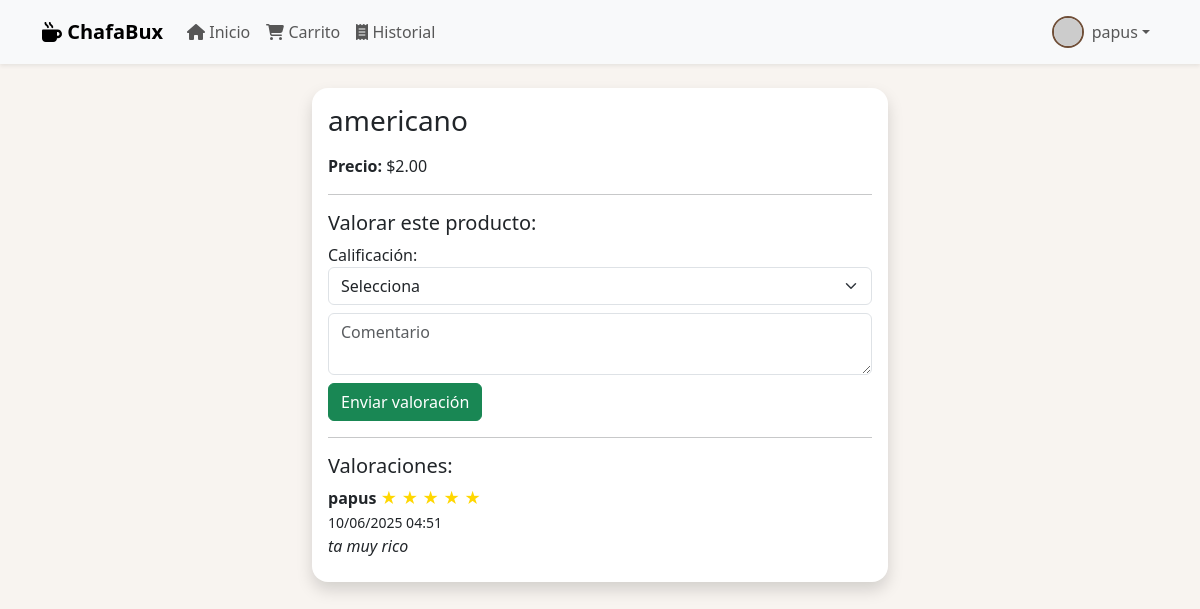
The page /producto/1/ (signed in) on the database its author committed.
### startbucks/models.py (models this page shows, shortened)
class Producto(models.Model):
    nombre = models.CharField(max_length=255)
    descripcion = models.TextField(blank=True)
    precio = models.DecimalField(max_digits=10, decimal_places=2)
    cantidad = models.PositiveIntegerField()
    imagen = models.URLField()

class Valoracion(models.Model):
    producto = models.ForeignKey(Producto, on_delete=models.CASCADE, related_name='valoraciones')
    usuario = models.ForeignKey(User, on_delete=models.CASCADE)
    calificacion = models.PositiveSmallIntegerField(choices=[(i, f"{i} estrella{'s' if i > 1 else ''}") for i in range(1, 6)])
    comentario = models.TextField(blank=True)
    fecha = models.DateTimeField(auto_now_add=True)

### startbucks/views.py (the view, shortened to what this page needs)
# urls.py: path('producto/<int:producto_id>/', views.producto_detalle, name='producto_detalle'),
@login_required
def producto_detalle(request, producto_id):
    producto = get_object_or_404(Producto, id=producto_id)
    valoraciones = producto.valoraciones.all().order_by('-fecha')
    return render(request, 'producto_detalle.html', {
        'producto': producto,
        'valoraciones': valoraciones
    })

### startbucks/templates/producto_detalle.html (shortened to what this page needs)
{% extends 'base.html' %}
{% block content %}
<div class="container mt-4" style="max-width: 600px;">
  <div class="card shadow">
    <div class="card-body">
      <h3>{{ producto.nombre }}</h3>
      <p><strong>Precio:</strong> ${{ producto.precio|floatformat:2 }}</p>
      <hr>
      <h5>Valorar este producto:</h5>
      {% if user.is_authenticated %}
        <form method="post">
          <label for="calificacion">Calificación:</label>
          <select name="calificacion" id="calificacion" class="form-select mb-2" required>
            <option value="">Selecciona</option>
          </select>
          <textarea name="comentario" class="form-control mb-2" placeholder="Comentario"></textarea>
          <button type="submit" class="btn btn-success">Enviar valoración</button>
        </form>
      {% else %}
        <p><a href="{% url 'login' %}">Inicia sesión</a> para valorar.</p>
      {% endif %}
      <hr>
      <h5>Valoraciones:</h5>
      {% for v in valoraciones %}
        <div class="mb-2">
          <strong>{{ v.usuario.username }}</strong>
          {% for i in "12345"|make_list %}
            {% if forloop.counter <= v.calificacion %}
              <span style="color:gold;">&#9733;</span>
            {% else %}
              <span style="color:lightgray;">&#9733;</span>
            {% endif %}
          {% endfor %}
          <br>
          <small>{{ v.fecha|date:"d/m/Y H:i" }}</small><br>
          <em>{{ v.comentario }}</em>
        </div>
      {% empty %}
        <p>No hay valoraciones aún.</p>
      {% endfor %}
    </div>
  </div>
</div>
{% endblock %}

### startbucks/templates/base.html (shortened to what this page needs)
<!doctype html>
<html lang="es">
  <head>
    <link href="https://cdn.jsdelivr.net/npm/bootstrap@5.3.2/dist/css/bootstrap.min.css" rel="stylesheet">
    <link rel="stylesheet" href="https://cdnjs.cloudflare.com/ajax/libs/font-awesome/6.4.0/css/all.min.css">
  </head>
  <body>
    <nav class="navbar navbar-expand-lg navbar-light bg-light shadow-sm">
      <div class="container">
        <a class="navbar-brand" href="{% url 'inicio' %}"><i class="fa-solid fa-mug-hot"></i> ChafaBux</a>
        <div class="collapse navbar-collapse" id="navbarContenido">
          <ul class="navbar-nav me-auto mb-2 mb-lg-0">
            <li class="nav-item">
              <a class="nav-link {% if request.path == '/' %}active{% endif %}" href="{% url 'inicio' %}"><i class="fa-solid fa-house"></i> Inicio</a>
            </li>
            <li class="nav-item">
              <a class="nav-link" href="{% url 'ver_carrito' %}"><i class="fa-solid fa-cart-shopping"></i> Carrito</a>
            </li>
            {% if user.is_authenticated %}
              <li class="nav-item">
                <a class="nav-link" href="{% url 'historial' %}"><i class="fa-solid fa-receipt"></i> Historial</a>
              </li>
            {% endif %}
          </ul>
          <ul class="navbar-nav ms-auto mb-2 mb-lg-0">
            {% if user.is_authenticated %}
              <li class="nav-item dropdown">
                <a class="nav-link dropdown-toggle d-flex align-items-center" href="#" id="navbarDropdown" role="button" data-bs-toggle="dropdown" aria-expanded="false">
                  {% if user.perfil.foto %}
                    <img src="{{ user.perfil.foto.url }}" class="profile-pic" alt="Foto de perfil">
                  {% else %}
                    <img src="https://ui-avatars.com/api/?name={{ user.username }}" class="profile-pic" alt="Sin foto">
                  {% endif %}
                  {{ user.username }}
                </a>
              </li>
            {% endif %}
          </ul>
        </div>
      </div>
    </nav>
    <div class="container mt-4">
      {% block content %}
      {% endblock %}
    </div>
  </body>
</html>

### startbucks/templates/base.html (style rules this page uses)
body { background-color: #f8f4f0; }
.navbar-brand { font-family: 'Segoe UI', Tahoma, Geneva, Verdana, sans-serif; font-weight: bold; }
.card { border: none; border-radius: 1rem; box-shadow: 0 4px 8px rgba(0,0,0,0.1); }
.profile-pic { width: 32px; height: 32px; object-fit: cover; border-radius: 50%; border: 2px solid #6f4e37; margin-right: 8px; }

### rows shown on the page
Producto: nombre "americano", precio "2.00"
Valoracion: usuario.username "papus", calificacion 5 (drawn), fecha "10/06/2025 04:51", comentario "ta muy rico"

### other values the page prints
{{ user.username }} "papus"
